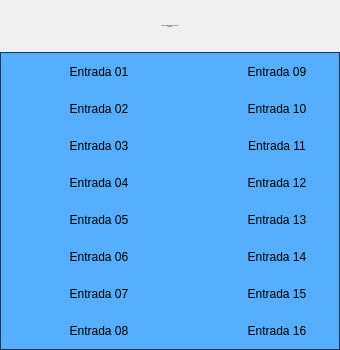
<?xml version="1.0" encoding="UTF-8"?>
<ui version="4.0">
 <class>Form</class>
 <widget class="QWidget" name="Form">
  <property name="geometry">
   <rect>
    <x>0</x>
    <y>0</y>
    <width>340</width>
    <height>350</height>
   </rect>
  </property>
  <property name="minimumSize">
   <size>
    <width>340</width>
    <height>350</height>
   </size>
  </property>
  <property name="maximumSize">
   <size>
    <width>342</width>
    <height>352</height>
   </size>
  </property>
  <property name="windowTitle">
   <string>Cartão 5069-IB16 02 Remota 01</string>
  </property>
  <layout class="QVBoxLayout" name="verticalLayout">
   <property name="spacing">
    <number>0</number>
   </property>
   <property name="leftMargin">
    <number>0</number>
   </property>
   <property name="topMargin">
    <number>0</number>
   </property>
   <property name="rightMargin">
    <number>0</number>
   </property>
   <property name="bottomMargin">
    <number>0</number>
   </property>
   <item>
    <layout class="QVBoxLayout" name="verticalLayout_2">
     <property name="spacing">
      <number>0</number>
     </property>
     <item>
      <widget class="PyDMLabel" name="PyDMLabel_17">
       <property name="font">
        <font>
         <pointsize>-1</pointsize>
        </font>
       </property>
       <property name="toolTip">
        <string/>
       </property>
       <property name="styleSheet">
        <string notr="true">PyDMLabel {
 qproperty-alignment: AlignCenter;
 border: 1px solid #FF17365D;
 background-color: #FF17365D;
 color: rgb(255, 255, 255);
 min-height: 45px;
 max-height: 45px;
 font-size: 14px;
}
</string>
       </property>
       <property name="text">
        <string>Falhas Hardware Cartão 5069-IB16 02
Remota 01</string>
       </property>
       <property name="alignment">
        <set>Qt::AlignCenter</set>
       </property>
      </widget>
     </item>
     <item>
      <widget class="QFrame" name="frame">
       <property name="styleSheet">
        <string notr="true">QFrame#frame{
     border: 1px solid #FF17365D;
	 background-color: #56aeff;
}

PyDMByteIndicator {
  min-height: 1.50em;
  max-height: 1.50em;
  min-width: 1.50em;
}</string>
       </property>
       <property name="frameShape">
        <enum>QFrame::StyledPanel</enum>
       </property>
       <property name="frameShadow">
        <enum>QFrame::Raised</enum>
       </property>
       <layout class="QVBoxLayout" name="verticalLayout_3">
        <property name="spacing">
         <number>0</number>
        </property>
        <property name="leftMargin">
         <number>0</number>
        </property>
        <property name="topMargin">
         <number>0</number>
        </property>
        <property name="rightMargin">
         <number>0</number>
        </property>
        <property name="bottomMargin">
         <number>0</number>
        </property>
        <item>
         <layout class="QGridLayout" name="gridLayout">
          <property name="leftMargin">
           <number>5</number>
          </property>
          <property name="topMargin">
           <number>5</number>
          </property>
          <property name="rightMargin">
           <number>5</number>
          </property>
          <property name="bottomMargin">
           <number>5</number>
          </property>
          <property name="horizontalSpacing">
           <number>5</number>
          </property>
          <property name="verticalSpacing">
           <number>10</number>
          </property>
          <item row="1" column="1">
           <widget class="PyDMLabel" name="PyDMLabel_2">
            <property name="sizePolicy">
             <sizepolicy hsizetype="Fixed" vsizetype="Fixed">
              <horstretch>0</horstretch>
              <verstretch>0</verstretch>
             </sizepolicy>
            </property>
            <property name="minimumSize">
             <size>
              <width>100</width>
              <height>25</height>
             </size>
            </property>
            <property name="maximumSize">
             <size>
              <width>100</width>
              <height>25</height>
             </size>
            </property>
            <property name="toolTip">
             <string/>
            </property>
            <property name="text">
             <string>Entrada 02</string>
            </property>
            <property name="alignment">
             <set>Qt::AlignCenter</set>
            </property>
           </widget>
          </item>
          <item row="4" column="0">
           <widget class="PyDMByteIndicator" name="PyDMByteIndicator_5">
            <property name="sizePolicy">
             <sizepolicy hsizetype="Fixed" vsizetype="Fixed">
              <horstretch>0</horstretch>
              <verstretch>0</verstretch>
             </sizepolicy>
            </property>
            <property name="minimumSize">
             <size>
              <width>27</width>
              <height>27</height>
             </size>
            </property>
            <property name="maximumSize">
             <size>
              <width>30</width>
              <height>27</height>
             </size>
            </property>
            <property name="toolTip">
             <string/>
            </property>
            <property name="channel" stdset="0">
             <string>ca://RA-RaSIA02:RF-IntlkComp-1:InDig20-Mon.VAL</string>
            </property>
            <property name="onColor" stdset="0">
             <color>
              <red>255</red>
              <green>0</green>
              <blue>0</blue>
             </color>
            </property>
            <property name="offColor" stdset="0">
             <color>
              <red>0</red>
              <green>255</green>
              <blue>0</blue>
             </color>
            </property>
            <property name="showLabels" stdset="0">
             <bool>false</bool>
            </property>
            <property name="circles" stdset="0">
             <bool>true</bool>
            </property>
           </widget>
          </item>
          <item row="1" column="4">
           <widget class="PyDMLabel" name="PyDMLabel_10">
            <property name="sizePolicy">
             <sizepolicy hsizetype="Fixed" vsizetype="Fixed">
              <horstretch>0</horstretch>
              <verstretch>0</verstretch>
             </sizepolicy>
            </property>
            <property name="minimumSize">
             <size>
              <width>100</width>
              <height>25</height>
             </size>
            </property>
            <property name="maximumSize">
             <size>
              <width>100</width>
              <height>25</height>
             </size>
            </property>
            <property name="toolTip">
             <string/>
            </property>
            <property name="text">
             <string>Entrada 10</string>
            </property>
            <property name="alignment">
             <set>Qt::AlignCenter</set>
            </property>
           </widget>
          </item>
          <item row="0" column="3">
           <widget class="PyDMByteIndicator" name="PyDMByteIndicator_9">
            <property name="sizePolicy">
             <sizepolicy hsizetype="Fixed" vsizetype="Fixed">
              <horstretch>0</horstretch>
              <verstretch>0</verstretch>
             </sizepolicy>
            </property>
            <property name="minimumSize">
             <size>
              <width>27</width>
              <height>27</height>
             </size>
            </property>
            <property name="maximumSize">
             <size>
              <width>30</width>
              <height>27</height>
             </size>
            </property>
            <property name="toolTip">
             <string/>
            </property>
            <property name="alarmSensitiveContent" stdset="0">
             <bool>false</bool>
            </property>
            <property name="alarmSensitiveBorder" stdset="0">
             <bool>true</bool>
            </property>
            <property name="PyDMToolTip" stdset="0">
             <string/>
            </property>
            <property name="channel" stdset="0">
             <string>ca://RA-RaSIA02:RF-IntlkComp-1:InDig24-Mon.VAL</string>
            </property>
            <property name="onColor" stdset="0">
             <color>
              <red>255</red>
              <green>0</green>
              <blue>0</blue>
             </color>
            </property>
            <property name="offColor" stdset="0">
             <color>
              <red>0</red>
              <green>255</green>
              <blue>0</blue>
             </color>
            </property>
            <property name="showLabels" stdset="0">
             <bool>false</bool>
            </property>
            <property name="bigEndian" stdset="0">
             <bool>false</bool>
            </property>
            <property name="circles" stdset="0">
             <bool>true</bool>
            </property>
            <property name="numBits" stdset="0">
             <number>1</number>
            </property>
            <property name="shift" stdset="0">
             <number>0</number>
            </property>
            <property name="labels" stdset="0">
             <stringlist>
              <string>Bit 0</string>
             </stringlist>
            </property>
           </widget>
          </item>
          <item row="3" column="0">
           <widget class="PyDMByteIndicator" name="PyDMByteIndicator_4">
            <property name="sizePolicy">
             <sizepolicy hsizetype="Fixed" vsizetype="Fixed">
              <horstretch>0</horstretch>
              <verstretch>0</verstretch>
             </sizepolicy>
            </property>
            <property name="minimumSize">
             <size>
              <width>27</width>
              <height>27</height>
             </size>
            </property>
            <property name="maximumSize">
             <size>
              <width>30</width>
              <height>27</height>
             </size>
            </property>
            <property name="toolTip">
             <string/>
            </property>
            <property name="channel" stdset="0">
             <string>ca://RA-RaSIA02:RF-IntlkComp-1:InDig19-Mon.VAL</string>
            </property>
            <property name="onColor" stdset="0">
             <color>
              <red>255</red>
              <green>0</green>
              <blue>0</blue>
             </color>
            </property>
            <property name="offColor" stdset="0">
             <color>
              <red>0</red>
              <green>255</green>
              <blue>0</blue>
             </color>
            </property>
            <property name="showLabels" stdset="0">
             <bool>false</bool>
            </property>
            <property name="circles" stdset="0">
             <bool>true</bool>
            </property>
           </widget>
          </item>
          <item row="3" column="1">
           <widget class="PyDMLabel" name="PyDMLabel_4">
            <property name="sizePolicy">
             <sizepolicy hsizetype="Fixed" vsizetype="Fixed">
              <horstretch>0</horstretch>
              <verstretch>0</verstretch>
             </sizepolicy>
            </property>
            <property name="minimumSize">
             <size>
              <width>100</width>
              <height>25</height>
             </size>
            </property>
            <property name="maximumSize">
             <size>
              <width>100</width>
              <height>25</height>
             </size>
            </property>
            <property name="toolTip">
             <string/>
            </property>
            <property name="text">
             <string>Entrada 04</string>
            </property>
            <property name="alignment">
             <set>Qt::AlignCenter</set>
            </property>
           </widget>
          </item>
          <item row="7" column="0">
           <widget class="PyDMByteIndicator" name="PyDMByteIndicator_8">
            <property name="sizePolicy">
             <sizepolicy hsizetype="Fixed" vsizetype="Fixed">
              <horstretch>0</horstretch>
              <verstretch>0</verstretch>
             </sizepolicy>
            </property>
            <property name="minimumSize">
             <size>
              <width>27</width>
              <height>27</height>
             </size>
            </property>
            <property name="maximumSize">
             <size>
              <width>30</width>
              <height>27</height>
             </size>
            </property>
            <property name="toolTip">
             <string/>
            </property>
            <property name="channel" stdset="0">
             <string>ca://RA-RaSIA02:RF-IntlkComp-1:InDig23-Mon.VAL</string>
            </property>
            <property name="onColor" stdset="0">
             <color>
              <red>255</red>
              <green>0</green>
              <blue>0</blue>
             </color>
            </property>
            <property name="offColor" stdset="0">
             <color>
              <red>0</red>
              <green>255</green>
              <blue>0</blue>
             </color>
            </property>
            <property name="showLabels" stdset="0">
             <bool>false</bool>
            </property>
            <property name="circles" stdset="0">
             <bool>true</bool>
            </property>
           </widget>
          </item>
          <item row="0" column="2" rowspan="8">
           <spacer name="verticalSpacer">
            <property name="orientation">
             <enum>Qt::Vertical</enum>
            </property>
            <property name="sizeHint" stdset="0">
             <size>
              <width>30</width>
              <height>40</height>
             </size>
            </property>
           </spacer>
          </item>
          <item row="3" column="3">
           <widget class="PyDMByteIndicator" name="PyDMByteIndicator_12">
            <property name="sizePolicy">
             <sizepolicy hsizetype="Fixed" vsizetype="Fixed">
              <horstretch>0</horstretch>
              <verstretch>0</verstretch>
             </sizepolicy>
            </property>
            <property name="minimumSize">
             <size>
              <width>27</width>
              <height>27</height>
             </size>
            </property>
            <property name="maximumSize">
             <size>
              <width>30</width>
              <height>27</height>
             </size>
            </property>
            <property name="toolTip">
             <string/>
            </property>
            <property name="channel" stdset="0">
             <string>ca://RA-RaSIA02:RF-IntlkComp-1:InDig27-Mon.VAL</string>
            </property>
            <property name="onColor" stdset="0">
             <color>
              <red>255</red>
              <green>0</green>
              <blue>0</blue>
             </color>
            </property>
            <property name="offColor" stdset="0">
             <color>
              <red>0</red>
              <green>255</green>
              <blue>0</blue>
             </color>
            </property>
            <property name="showLabels" stdset="0">
             <bool>false</bool>
            </property>
            <property name="circles" stdset="0">
             <bool>true</bool>
            </property>
           </widget>
          </item>
          <item row="1" column="3">
           <widget class="PyDMByteIndicator" name="PyDMByteIndicator_10">
            <property name="sizePolicy">
             <sizepolicy hsizetype="Fixed" vsizetype="Fixed">
              <horstretch>0</horstretch>
              <verstretch>0</verstretch>
             </sizepolicy>
            </property>
            <property name="minimumSize">
             <size>
              <width>27</width>
              <height>27</height>
             </size>
            </property>
            <property name="maximumSize">
             <size>
              <width>30</width>
              <height>27</height>
             </size>
            </property>
            <property name="toolTip">
             <string/>
            </property>
            <property name="channel" stdset="0">
             <string>ca://RA-RaSIA02:RF-IntlkComp-1:InDig25-Mon.VAL</string>
            </property>
            <property name="onColor" stdset="0">
             <color>
              <red>255</red>
              <green>0</green>
              <blue>0</blue>
             </color>
            </property>
            <property name="offColor" stdset="0">
             <color>
              <red>0</red>
              <green>255</green>
              <blue>0</blue>
             </color>
            </property>
            <property name="showLabels" stdset="0">
             <bool>false</bool>
            </property>
            <property name="circles" stdset="0">
             <bool>true</bool>
            </property>
           </widget>
          </item>
          <item row="0" column="0">
           <widget class="PyDMByteIndicator" name="PyDMByteIndicator">
            <property name="sizePolicy">
             <sizepolicy hsizetype="Fixed" vsizetype="Fixed">
              <horstretch>0</horstretch>
              <verstretch>0</verstretch>
             </sizepolicy>
            </property>
            <property name="minimumSize">
             <size>
              <width>27</width>
              <height>27</height>
             </size>
            </property>
            <property name="maximumSize">
             <size>
              <width>30</width>
              <height>27</height>
             </size>
            </property>
            <property name="toolTip">
             <string/>
            </property>
            <property name="channel" stdset="0">
             <string>ca://RA-RaSIA02:RF-IntlkComp-1:InDig16-Mon.VAL</string>
            </property>
            <property name="onColor" stdset="0">
             <color>
              <red>255</red>
              <green>0</green>
              <blue>0</blue>
             </color>
            </property>
            <property name="offColor" stdset="0">
             <color>
              <red>0</red>
              <green>255</green>
              <blue>0</blue>
             </color>
            </property>
            <property name="showLabels" stdset="0">
             <bool>false</bool>
            </property>
            <property name="circles" stdset="0">
             <bool>true</bool>
            </property>
            <property name="labelPosition" stdset="0">
             <enum>QTabWidget::East</enum>
            </property>
           </widget>
          </item>
          <item row="6" column="4">
           <widget class="PyDMLabel" name="PyDMLabel_15">
            <property name="sizePolicy">
             <sizepolicy hsizetype="Fixed" vsizetype="Fixed">
              <horstretch>0</horstretch>
              <verstretch>0</verstretch>
             </sizepolicy>
            </property>
            <property name="minimumSize">
             <size>
              <width>100</width>
              <height>25</height>
             </size>
            </property>
            <property name="maximumSize">
             <size>
              <width>100</width>
              <height>25</height>
             </size>
            </property>
            <property name="toolTip">
             <string/>
            </property>
            <property name="text">
             <string>Entrada 15</string>
            </property>
            <property name="alignment">
             <set>Qt::AlignCenter</set>
            </property>
           </widget>
          </item>
          <item row="6" column="1">
           <widget class="PyDMLabel" name="PyDMLabel_7">
            <property name="sizePolicy">
             <sizepolicy hsizetype="Fixed" vsizetype="Fixed">
              <horstretch>0</horstretch>
              <verstretch>0</verstretch>
             </sizepolicy>
            </property>
            <property name="minimumSize">
             <size>
              <width>100</width>
              <height>25</height>
             </size>
            </property>
            <property name="maximumSize">
             <size>
              <width>100</width>
              <height>25</height>
             </size>
            </property>
            <property name="toolTip">
             <string/>
            </property>
            <property name="text">
             <string>Entrada 07</string>
            </property>
            <property name="alignment">
             <set>Qt::AlignCenter</set>
            </property>
           </widget>
          </item>
          <item row="0" column="4">
           <widget class="PyDMLabel" name="PyDMLabel_9">
            <property name="sizePolicy">
             <sizepolicy hsizetype="Fixed" vsizetype="Fixed">
              <horstretch>0</horstretch>
              <verstretch>0</verstretch>
             </sizepolicy>
            </property>
            <property name="minimumSize">
             <size>
              <width>100</width>
              <height>25</height>
             </size>
            </property>
            <property name="maximumSize">
             <size>
              <width>100</width>
              <height>25</height>
             </size>
            </property>
            <property name="toolTip">
             <string/>
            </property>
            <property name="text">
             <string>Entrada 09</string>
            </property>
            <property name="alignment">
             <set>Qt::AlignCenter</set>
            </property>
           </widget>
          </item>
          <item row="2" column="4">
           <widget class="PyDMLabel" name="PyDMLabel_11">
            <property name="sizePolicy">
             <sizepolicy hsizetype="Fixed" vsizetype="Fixed">
              <horstretch>0</horstretch>
              <verstretch>0</verstretch>
             </sizepolicy>
            </property>
            <property name="minimumSize">
             <size>
              <width>100</width>
              <height>25</height>
             </size>
            </property>
            <property name="maximumSize">
             <size>
              <width>100</width>
              <height>25</height>
             </size>
            </property>
            <property name="toolTip">
             <string/>
            </property>
            <property name="text">
             <string>Entrada 11</string>
            </property>
            <property name="alignment">
             <set>Qt::AlignCenter</set>
            </property>
           </widget>
          </item>
          <item row="5" column="1">
           <widget class="PyDMLabel" name="PyDMLabel_6">
            <property name="sizePolicy">
             <sizepolicy hsizetype="Fixed" vsizetype="Fixed">
              <horstretch>0</horstretch>
              <verstretch>0</verstretch>
             </sizepolicy>
            </property>
            <property name="minimumSize">
             <size>
              <width>100</width>
              <height>25</height>
             </size>
            </property>
            <property name="maximumSize">
             <size>
              <width>100</width>
              <height>25</height>
             </size>
            </property>
            <property name="toolTip">
             <string/>
            </property>
            <property name="text">
             <string>Entrada 06</string>
            </property>
            <property name="alignment">
             <set>Qt::AlignCenter</set>
            </property>
           </widget>
          </item>
          <item row="1" column="0">
           <widget class="PyDMByteIndicator" name="PyDMByteIndicator_2">
            <property name="sizePolicy">
             <sizepolicy hsizetype="Fixed" vsizetype="Fixed">
              <horstretch>0</horstretch>
              <verstretch>0</verstretch>
             </sizepolicy>
            </property>
            <property name="minimumSize">
             <size>
              <width>27</width>
              <height>27</height>
             </size>
            </property>
            <property name="maximumSize">
             <size>
              <width>30</width>
              <height>27</height>
             </size>
            </property>
            <property name="toolTip">
             <string/>
            </property>
            <property name="channel" stdset="0">
             <string>ca://RA-RaSIA02:RF-IntlkComp-1:InDig17-Mon.VAL</string>
            </property>
            <property name="onColor" stdset="0">
             <color>
              <red>255</red>
              <green>0</green>
              <blue>0</blue>
             </color>
            </property>
            <property name="offColor" stdset="0">
             <color>
              <red>0</red>
              <green>255</green>
              <blue>0</blue>
             </color>
            </property>
            <property name="showLabels" stdset="0">
             <bool>false</bool>
            </property>
            <property name="circles" stdset="0">
             <bool>true</bool>
            </property>
           </widget>
          </item>
          <item row="0" column="1">
           <widget class="PyDMLabel" name="PyDMLabel">
            <property name="sizePolicy">
             <sizepolicy hsizetype="Fixed" vsizetype="Fixed">
              <horstretch>0</horstretch>
              <verstretch>0</verstretch>
             </sizepolicy>
            </property>
            <property name="minimumSize">
             <size>
              <width>100</width>
              <height>25</height>
             </size>
            </property>
            <property name="maximumSize">
             <size>
              <width>100</width>
              <height>25</height>
             </size>
            </property>
            <property name="toolTip">
             <string/>
            </property>
            <property name="text">
             <string>Entrada 01</string>
            </property>
            <property name="alignment">
             <set>Qt::AlignCenter</set>
            </property>
            <property name="channel" stdset="0">
             <string/>
            </property>
           </widget>
          </item>
          <item row="6" column="0">
           <widget class="PyDMByteIndicator" name="PyDMByteIndicator_7">
            <property name="sizePolicy">
             <sizepolicy hsizetype="Fixed" vsizetype="Fixed">
              <horstretch>0</horstretch>
              <verstretch>0</verstretch>
             </sizepolicy>
            </property>
            <property name="minimumSize">
             <size>
              <width>27</width>
              <height>27</height>
             </size>
            </property>
            <property name="maximumSize">
             <size>
              <width>30</width>
              <height>27</height>
             </size>
            </property>
            <property name="toolTip">
             <string/>
            </property>
            <property name="channel" stdset="0">
             <string>ca://RA-RaSIA02:RF-IntlkComp-1:InDig22-Mon.VAL</string>
            </property>
            <property name="onColor" stdset="0">
             <color>
              <red>255</red>
              <green>0</green>
              <blue>0</blue>
             </color>
            </property>
            <property name="offColor" stdset="0">
             <color>
              <red>0</red>
              <green>255</green>
              <blue>0</blue>
             </color>
            </property>
            <property name="orientation" stdset="0">
             <enum>Qt::Vertical</enum>
            </property>
            <property name="showLabels" stdset="0">
             <bool>false</bool>
            </property>
            <property name="circles" stdset="0">
             <bool>true</bool>
            </property>
           </widget>
          </item>
          <item row="4" column="1">
           <widget class="PyDMLabel" name="PyDMLabel_5">
            <property name="sizePolicy">
             <sizepolicy hsizetype="Fixed" vsizetype="Fixed">
              <horstretch>0</horstretch>
              <verstretch>0</verstretch>
             </sizepolicy>
            </property>
            <property name="minimumSize">
             <size>
              <width>100</width>
              <height>25</height>
             </size>
            </property>
            <property name="maximumSize">
             <size>
              <width>100</width>
              <height>25</height>
             </size>
            </property>
            <property name="toolTip">
             <string/>
            </property>
            <property name="text">
             <string>Entrada 05</string>
            </property>
            <property name="alignment">
             <set>Qt::AlignCenter</set>
            </property>
           </widget>
          </item>
          <item row="3" column="4">
           <widget class="PyDMLabel" name="PyDMLabel_12">
            <property name="sizePolicy">
             <sizepolicy hsizetype="Fixed" vsizetype="Fixed">
              <horstretch>0</horstretch>
              <verstretch>0</verstretch>
             </sizepolicy>
            </property>
            <property name="minimumSize">
             <size>
              <width>100</width>
              <height>25</height>
             </size>
            </property>
            <property name="maximumSize">
             <size>
              <width>100</width>
              <height>25</height>
             </size>
            </property>
            <property name="toolTip">
             <string/>
            </property>
            <property name="text">
             <string>Entrada 12</string>
            </property>
            <property name="alignment">
             <set>Qt::AlignCenter</set>
            </property>
           </widget>
          </item>
          <item row="2" column="3">
           <widget class="PyDMByteIndicator" name="PyDMByteIndicator_11">
            <property name="sizePolicy">
             <sizepolicy hsizetype="Fixed" vsizetype="Fixed">
              <horstretch>0</horstretch>
              <verstretch>0</verstretch>
             </sizepolicy>
            </property>
            <property name="minimumSize">
             <size>
              <width>27</width>
              <height>27</height>
             </size>
            </property>
            <property name="maximumSize">
             <size>
              <width>30</width>
              <height>27</height>
             </size>
            </property>
            <property name="toolTip">
             <string/>
            </property>
            <property name="channel" stdset="0">
             <string>ca://RA-RaSIA02:RF-IntlkComp-1:InDig26-Mon.VAL</string>
            </property>
            <property name="onColor" stdset="0">
             <color>
              <red>255</red>
              <green>0</green>
              <blue>0</blue>
             </color>
            </property>
            <property name="offColor" stdset="0">
             <color>
              <red>0</red>
              <green>255</green>
              <blue>0</blue>
             </color>
            </property>
            <property name="showLabels" stdset="0">
             <bool>false</bool>
            </property>
            <property name="circles" stdset="0">
             <bool>true</bool>
            </property>
           </widget>
          </item>
          <item row="2" column="0">
           <widget class="PyDMByteIndicator" name="PyDMByteIndicator_3">
            <property name="sizePolicy">
             <sizepolicy hsizetype="Fixed" vsizetype="Fixed">
              <horstretch>0</horstretch>
              <verstretch>0</verstretch>
             </sizepolicy>
            </property>
            <property name="minimumSize">
             <size>
              <width>27</width>
              <height>27</height>
             </size>
            </property>
            <property name="maximumSize">
             <size>
              <width>30</width>
              <height>27</height>
             </size>
            </property>
            <property name="toolTip">
             <string/>
            </property>
            <property name="channel" stdset="0">
             <string>ca://RA-RaSIA02:RF-IntlkComp-1:InDig18-Mon.VAL</string>
            </property>
            <property name="onColor" stdset="0">
             <color>
              <red>255</red>
              <green>0</green>
              <blue>0</blue>
             </color>
            </property>
            <property name="offColor" stdset="0">
             <color>
              <red>0</red>
              <green>255</green>
              <blue>0</blue>
             </color>
            </property>
            <property name="showLabels" stdset="0">
             <bool>false</bool>
            </property>
            <property name="circles" stdset="0">
             <bool>true</bool>
            </property>
           </widget>
          </item>
          <item row="4" column="3">
           <widget class="PyDMByteIndicator" name="PyDMByteIndicator_13">
            <property name="sizePolicy">
             <sizepolicy hsizetype="Fixed" vsizetype="Fixed">
              <horstretch>0</horstretch>
              <verstretch>0</verstretch>
             </sizepolicy>
            </property>
            <property name="minimumSize">
             <size>
              <width>27</width>
              <height>27</height>
             </size>
            </property>
            <property name="maximumSize">
             <size>
              <width>30</width>
              <height>27</height>
             </size>
            </property>
            <property name="toolTip">
             <string/>
            </property>
            <property name="channel" stdset="0">
             <string>ca://RA-RaSIA02:RF-IntlkComp-1:InDig28-Mon.VAL</string>
            </property>
            <property name="onColor" stdset="0">
             <color>
              <red>255</red>
              <green>0</green>
              <blue>0</blue>
             </color>
            </property>
            <property name="offColor" stdset="0">
             <color>
              <red>0</red>
              <green>255</green>
              <blue>0</blue>
             </color>
            </property>
            <property name="showLabels" stdset="0">
             <bool>false</bool>
            </property>
            <property name="circles" stdset="0">
             <bool>true</bool>
            </property>
           </widget>
          </item>
          <item row="2" column="1">
           <widget class="PyDMLabel" name="PyDMLabel_3">
            <property name="sizePolicy">
             <sizepolicy hsizetype="Fixed" vsizetype="Fixed">
              <horstretch>0</horstretch>
              <verstretch>0</verstretch>
             </sizepolicy>
            </property>
            <property name="minimumSize">
             <size>
              <width>100</width>
              <height>25</height>
             </size>
            </property>
            <property name="maximumSize">
             <size>
              <width>100</width>
              <height>25</height>
             </size>
            </property>
            <property name="toolTip">
             <string/>
            </property>
            <property name="text">
             <string>Entrada 03</string>
            </property>
            <property name="alignment">
             <set>Qt::AlignCenter</set>
            </property>
           </widget>
          </item>
          <item row="5" column="3">
           <widget class="PyDMByteIndicator" name="PyDMByteIndicator_14">
            <property name="sizePolicy">
             <sizepolicy hsizetype="Fixed" vsizetype="Fixed">
              <horstretch>0</horstretch>
              <verstretch>0</verstretch>
             </sizepolicy>
            </property>
            <property name="minimumSize">
             <size>
              <width>27</width>
              <height>27</height>
             </size>
            </property>
            <property name="maximumSize">
             <size>
              <width>30</width>
              <height>27</height>
             </size>
            </property>
            <property name="toolTip">
             <string/>
            </property>
            <property name="channel" stdset="0">
             <string>ca://RA-RaSIA02:RF-IntlkComp-1:InDig29-Mon.VAL</string>
            </property>
            <property name="onColor" stdset="0">
             <color>
              <red>255</red>
              <green>0</green>
              <blue>0</blue>
             </color>
            </property>
            <property name="offColor" stdset="0">
             <color>
              <red>0</red>
              <green>255</green>
              <blue>0</blue>
             </color>
            </property>
            <property name="showLabels" stdset="0">
             <bool>false</bool>
            </property>
            <property name="circles" stdset="0">
             <bool>true</bool>
            </property>
           </widget>
          </item>
          <item row="7" column="3">
           <widget class="PyDMByteIndicator" name="PyDMByteIndicator_16">
            <property name="sizePolicy">
             <sizepolicy hsizetype="Fixed" vsizetype="Fixed">
              <horstretch>0</horstretch>
              <verstretch>0</verstretch>
             </sizepolicy>
            </property>
            <property name="minimumSize">
             <size>
              <width>27</width>
              <height>27</height>
             </size>
            </property>
            <property name="maximumSize">
             <size>
              <width>30</width>
              <height>27</height>
             </size>
            </property>
            <property name="toolTip">
             <string/>
            </property>
            <property name="channel" stdset="0">
             <string>ca://RA-RaSIA02:RF-IntlkComp-1:InDig31-Mon.VAL</string>
            </property>
            <property name="onColor" stdset="0">
             <color>
              <red>255</red>
              <green>0</green>
              <blue>0</blue>
             </color>
            </property>
            <property name="offColor" stdset="0">
             <color>
              <red>0</red>
              <green>255</green>
              <blue>0</blue>
             </color>
            </property>
            <property name="showLabels" stdset="0">
             <bool>false</bool>
            </property>
            <property name="circles" stdset="0">
             <bool>true</bool>
            </property>
           </widget>
          </item>
          <item row="6" column="3">
           <widget class="PyDMByteIndicator" name="PyDMByteIndicator_15">
            <property name="sizePolicy">
             <sizepolicy hsizetype="Fixed" vsizetype="Fixed">
              <horstretch>0</horstretch>
              <verstretch>0</verstretch>
             </sizepolicy>
            </property>
            <property name="minimumSize">
             <size>
              <width>27</width>
              <height>27</height>
             </size>
            </property>
            <property name="maximumSize">
             <size>
              <width>30</width>
              <height>27</height>
             </size>
            </property>
            <property name="toolTip">
             <string/>
            </property>
            <property name="channel" stdset="0">
             <string>ca://RA-RaSIA02:RF-IntlkComp-1:InDig30-Mon.VAL</string>
            </property>
            <property name="onColor" stdset="0">
             <color>
              <red>255</red>
              <green>0</green>
              <blue>0</blue>
             </color>
            </property>
            <property name="offColor" stdset="0">
             <color>
              <red>0</red>
              <green>255</green>
              <blue>0</blue>
             </color>
            </property>
            <property name="showLabels" stdset="0">
             <bool>false</bool>
            </property>
            <property name="circles" stdset="0">
             <bool>true</bool>
            </property>
           </widget>
          </item>
          <item row="5" column="0">
           <widget class="PyDMByteIndicator" name="PyDMByteIndicator_6">
            <property name="sizePolicy">
             <sizepolicy hsizetype="Fixed" vsizetype="Fixed">
              <horstretch>0</horstretch>
              <verstretch>0</verstretch>
             </sizepolicy>
            </property>
            <property name="minimumSize">
             <size>
              <width>27</width>
              <height>27</height>
             </size>
            </property>
            <property name="maximumSize">
             <size>
              <width>30</width>
              <height>27</height>
             </size>
            </property>
            <property name="toolTip">
             <string/>
            </property>
            <property name="channel" stdset="0">
             <string>ca://RA-RaSIA02:RF-IntlkComp-1:InDig21-Mon.VAL</string>
            </property>
            <property name="onColor" stdset="0">
             <color>
              <red>255</red>
              <green>0</green>
              <blue>0</blue>
             </color>
            </property>
            <property name="offColor" stdset="0">
             <color>
              <red>0</red>
              <green>255</green>
              <blue>0</blue>
             </color>
            </property>
            <property name="showLabels" stdset="0">
             <bool>false</bool>
            </property>
            <property name="circles" stdset="0">
             <bool>true</bool>
            </property>
           </widget>
          </item>
          <item row="5" column="4">
           <widget class="PyDMLabel" name="PyDMLabel_14">
            <property name="sizePolicy">
             <sizepolicy hsizetype="Fixed" vsizetype="Fixed">
              <horstretch>0</horstretch>
              <verstretch>0</verstretch>
             </sizepolicy>
            </property>
            <property name="minimumSize">
             <size>
              <width>100</width>
              <height>25</height>
             </size>
            </property>
            <property name="maximumSize">
             <size>
              <width>100</width>
              <height>25</height>
             </size>
            </property>
            <property name="toolTip">
             <string/>
            </property>
            <property name="text">
             <string>Entrada 14</string>
            </property>
            <property name="alignment">
             <set>Qt::AlignCenter</set>
            </property>
           </widget>
          </item>
          <item row="7" column="4">
           <widget class="PyDMLabel" name="PyDMLabel_16">
            <property name="sizePolicy">
             <sizepolicy hsizetype="Fixed" vsizetype="Fixed">
              <horstretch>0</horstretch>
              <verstretch>0</verstretch>
             </sizepolicy>
            </property>
            <property name="minimumSize">
             <size>
              <width>100</width>
              <height>25</height>
             </size>
            </property>
            <property name="maximumSize">
             <size>
              <width>100</width>
              <height>25</height>
             </size>
            </property>
            <property name="toolTip">
             <string/>
            </property>
            <property name="text">
             <string>Entrada 16</string>
            </property>
            <property name="alignment">
             <set>Qt::AlignCenter</set>
            </property>
           </widget>
          </item>
          <item row="4" column="4">
           <widget class="PyDMLabel" name="PyDMLabel_13">
            <property name="sizePolicy">
             <sizepolicy hsizetype="Fixed" vsizetype="Fixed">
              <horstretch>0</horstretch>
              <verstretch>0</verstretch>
             </sizepolicy>
            </property>
            <property name="minimumSize">
             <size>
              <width>100</width>
              <height>25</height>
             </size>
            </property>
            <property name="maximumSize">
             <size>
              <width>100</width>
              <height>25</height>
             </size>
            </property>
            <property name="toolTip">
             <string/>
            </property>
            <property name="text">
             <string>Entrada 13</string>
            </property>
            <property name="alignment">
             <set>Qt::AlignCenter</set>
            </property>
           </widget>
          </item>
          <item row="7" column="1">
           <widget class="PyDMLabel" name="PyDMLabel_8">
            <property name="sizePolicy">
             <sizepolicy hsizetype="Fixed" vsizetype="Fixed">
              <horstretch>0</horstretch>
              <verstretch>0</verstretch>
             </sizepolicy>
            </property>
            <property name="minimumSize">
             <size>
              <width>100</width>
              <height>25</height>
             </size>
            </property>
            <property name="maximumSize">
             <size>
              <width>100</width>
              <height>25</height>
             </size>
            </property>
            <property name="toolTip">
             <string/>
            </property>
            <property name="text">
             <string>Entrada 08</string>
            </property>
            <property name="alignment">
             <set>Qt::AlignCenter</set>
            </property>
           </widget>
          </item>
         </layout>
        </item>
       </layout>
      </widget>
     </item>
    </layout>
   </item>
  </layout>
 </widget>
 <customwidgets>
  <customwidget>
   <class>PyDMLabel</class>
   <extends>QLabel</extends>
   <header>pydm.widgets.label</header>
  </customwidget>
  <customwidget>
   <class>PyDMByteIndicator</class>
   <extends>QWidget</extends>
   <header>pydm.widgets.byte</header>
  </customwidget>
 </customwidgets>
 <resources/>
 <connections/>
</ui>
